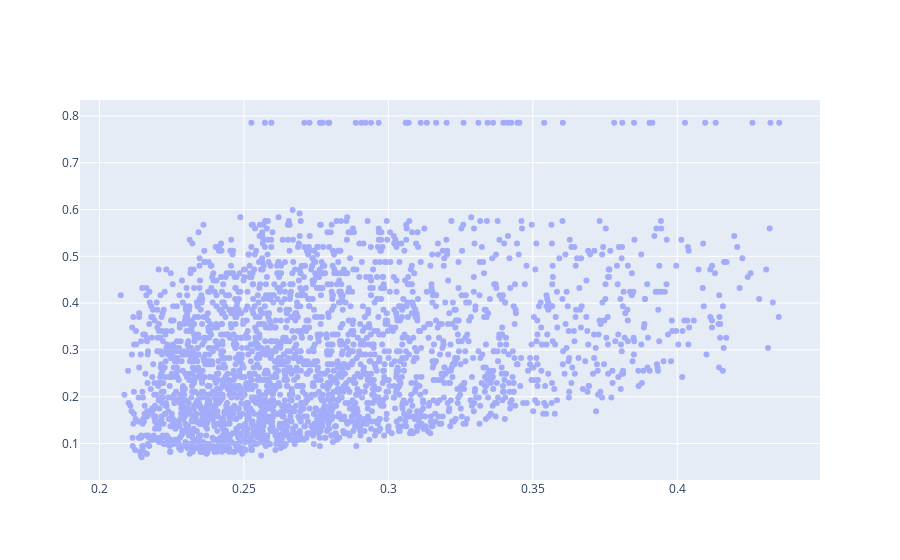

Notebook cell for this chart:
### Code cell
fig = go.Figure()
fig.add_trace(go.Scatter(x=df_answers.alpha2,
                         y=df_opt_answers.alpha2_star,
                         mode='markers',
                         opacity=.5))
fig.show()

### Figure 1 — Plotly figure (JSON) as saved in the notebook; plotly's stock layout.template omitted (floating-point values rounded to 4 significant figures; data arrays with more than 128 entries replaced by an {"elided": "..."} marker saying what was removed)
{"data": [{"mode": "markers", "opacity": 0.5, "type": "scatter", "x": {"elided": "2669 float values"}, "y": {"elided": "2669 float values"}}], "layout": {}}
